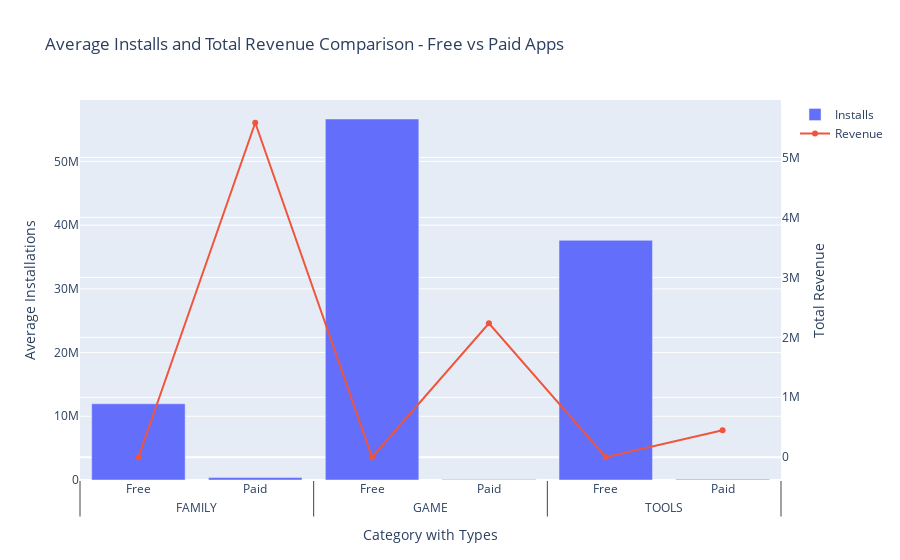

The notebook cell this image was saved under:
### Code cell
#Now that we created a filtered df now we'll apply grouping on this df

#from the filtered dataframe we are taking the top 3 categories based on highest installs
top_3 = filtered_dual_axis.groupby('Category')['Installs'].sum().nlargest(3).index #creates those categories as indexes


filtered_top = filtered_dual_axis[filtered_dual_axis['Category'].isin(top_3)]

#now we apply groupby on category and type with aggregate functions to get the average installs and the total revenue together
dual_axis = filtered_top.groupby(['Category', 'Type']).agg({
    'Installs': 'mean',
    'Revenue': 'sum'
}).reset_index()

plot_title = 'Average Installs and Total Revenue Comparison - Free vs Paid Apps'

fig13 = go.Figure()

#Creating the first side of the graph which is the 'Bar' chart having the average installs
# Update the Bar chart
fig13.add_trace(
    go.Bar( 
        x=[dual_axis['Category'], dual_axis['Type']],  # Multi-level x-axis
        y=dual_axis['Installs'],
        name='Installs',
        yaxis='y'
    )
)

# Update the Line chart
fig13.add_trace(
    go.Scatter(
        x=[dual_axis['Category'], #here we are using both category and type aa X axis
           dual_axis['Type']],
        y=dual_axis['Revenue'],
        name='Revenue',
        yaxis='y2',
        mode='lines+markers'
    )
)

#Updating the layout of the graph
fig13.update_layout(
    
    barmode='group',
   #Layout of the first axis
    yaxis = dict(
        title = 'Average Installations',
        side='left'
    ),
    #Layout of the second axis
    yaxis2 = dict(
        title = 'Total Revenue',
        side = 'right',
        overlaying = 'y'
    ),
    #Layout of the x axis
    xaxis= dict(title="Category with Types"),
    title= plot_title
)

fig13.show()

save_plot_as_html(fig13, "Dual_Axis_Graph.html", "From this dual axis graph we can conclude that even though the installs of Paid apps are significantly lesser than that of Free apps the revenue generated by the paid apps is extremely high whereas the free apps did't generate any revenue (assuming no ads were enabled in the Free apps)")
register_live_plot(
    'Dual_Axis_Graph.html',
    plot_title,
    13, 14
)

### Figure 1 — Plotly figure (JSON) as saved in the notebook; plotly's stock layout.template omitted (floating-point values rounded to 4 significant figures)
{"data": [{"name": "Installs", "type": "bar", "x": [["FAMILY", "FAMILY", "GAME", "GAME", "TOOLS", "TOOLS"], ["Free", "Paid", "Free", "Paid", "Free", "Paid"]], "y": [11960000.0, 381400.0, 56650000.0, 71250.0, 37610000.0, 100000.0], "yaxis": "y"}, {"mode": "lines+markers", "name": "Revenue", "type": "scatter", "x": [["FAMILY", "FAMILY", "GAME", "GAME", "TOOLS", "TOOLS"], ["Free", "Paid", "Free", "Paid", "Free", "Paid"]], "y": [0.0, 5578000.0, 0.0, 2234000.0, 0.0, 449000.0], "yaxis": "y2"}], "layout": {"barmode": "group", "title": {"text": "Average Installs and Total Revenue Comparison - Free vs Paid Apps"}, "xaxis": {"title": {"text": "Category with Types"}}, "yaxis": {"side": "left", "title": {"text": "Average Installations"}}, "yaxis2": {"overlaying": "y", "side": "right", "title": {"text": "Total Revenue"}}}}
